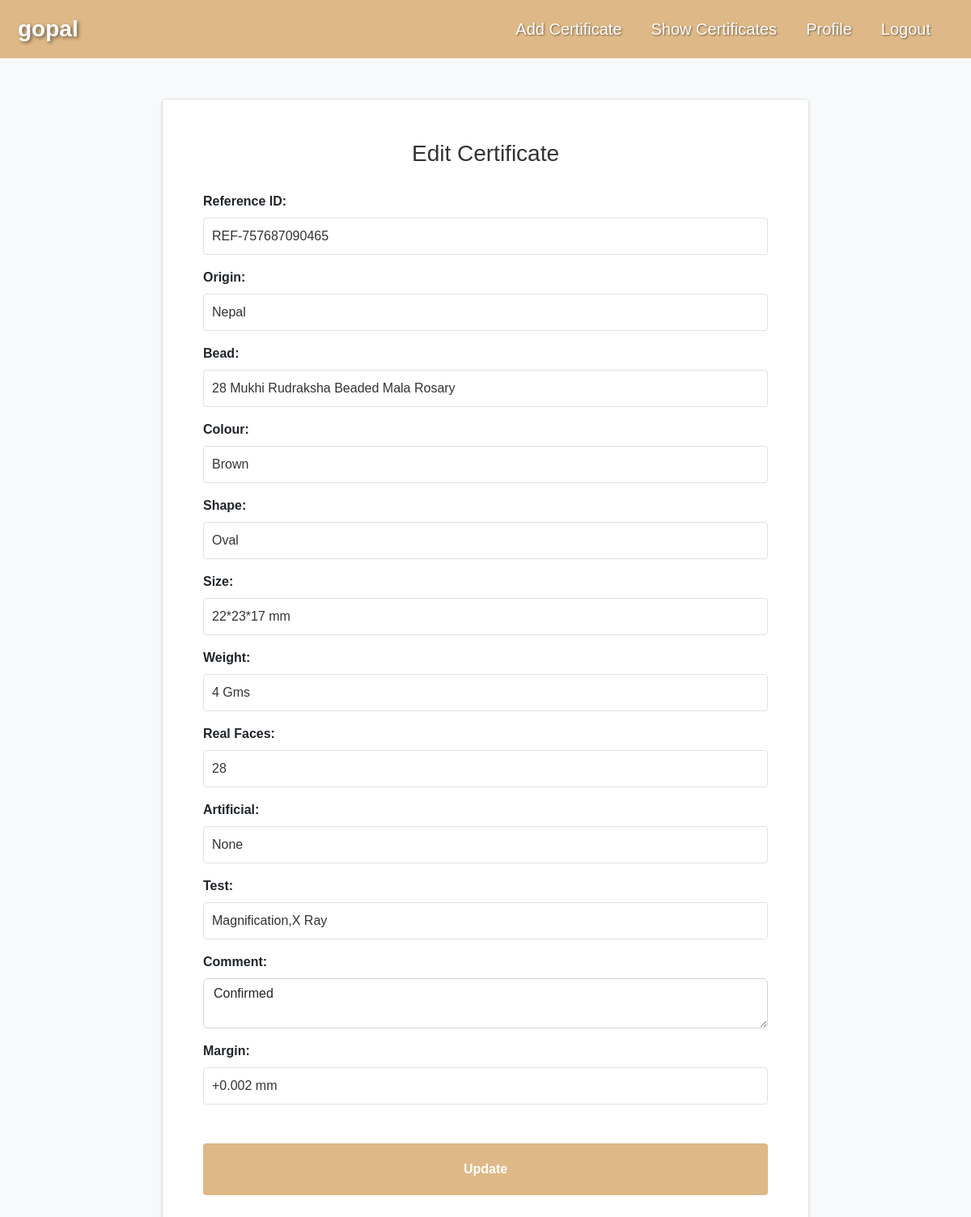
Screenshot of /admin/edit.php?id=8 (signed in) with the database file from the repository.
### tables this page shows
CREATE TABLE `certificates` (
  `id` int(11) NOT NULL,
  `ref_id` varchar(200) NOT NULL,
  `img` varchar(200) NOT NULL,
  `origin` varchar(300) NOT NULL,
  `bead` varchar(300) NOT NULL,
  `colour` varchar(200) NOT NULL,
  `shape` varchar(300) NOT NULL,
  `size` varchar(200) NOT NULL,
  `weight` varchar(200) NOT NULL,
  `real_faces` varchar(300) NOT NULL,
  `artificial` varchar(200) NOT NULL,
  `test` varchar(300) NOT NULL,
  `comment` varchar(200) NOT NULL,
  `margin` varchar(300) NOT NULL
);

### admin/edit.php (the view, shortened to what this page needs)
<?php
require_once('conn.php');
if (isset($_GET['id'])) {
  $id = $_GET['id'];
  $stmt = $conn->prepare("SELECT * FROM certificates WHERE id = ?");
  $stmt->bind_param("i", $id);
  $stmt->execute();
  $result = $stmt->get_result();
  $certificate = $result->fetch_assoc();
} else {
  echo "ID parameter is missing.";
  exit;
}
?>
<!DOCTYPE html>
<html lang="en">
<head>
  <link href="https://cdn.jsdelivr.net/npm/bootstrap@5.2.3/dist/css/bootstrap.min.css" rel="stylesheet">
  <link rel="stylesheet" href="nav.css">
</head>
<body>
  <?php include('nav.php'); ?>
  <div class="container">
    <h2>Edit Certificate</h2>
    <form method="POST">
      <div class="mb-3">
        <label for="id" class="form-label">Reference ID:</label>
        <input type="text" class="form-control" id="id" name="id" value="<?php echo $certificate['ref_id']; ?>" required>
      </div>
      <div class="mb-3">
        <label for="origin" class="form-label">Origin:</label>
        <input type="text" class="form-control" id="origin" name="origin" value="<?php echo $certificate['origin']; ?>" required>
      </div>
      <div class="mb-3">
        <label for="bead" class="form-label">Bead:</label>
        <input type="text" class="form-control" id="bead" name="bead" value="<?php echo $certificate['bead']; ?>" required>
      </div>
      <div class="mb-3">
        <label for="colour" class="form-label">Colour:</label>
        <input type="text" class="form-control" id="colour" name="colour" value="<?php echo $certificate['colour']; ?>" required>
      </div>
      <div class="mb-3">
        <label for="shape" class="form-label">Shape:</label>
        <input type="text" class="form-control" id="shape" name="shape" value="<?php echo $certificate['shape']; ?>" required>
      </div>
      <div class="mb-3">
        <label for="size" class="form-label">Size:</label>
        <input type="text" class="form-control" id="size" name="size" value="<?php echo $certificate['size']; ?>" required>
      </div>
      <div class="mb-3">
        <label for="weight" class="form-label">Weight:</label>
        <input type="text" class="form-control" id="weight" name="weight" value="<?php echo $certificate['weight']; ?>" required>
      </div>
      <div class="mb-3">
        <label for="real_faces" class="form-label">Real Faces:</label>
        <input type="text" class="form-control" id="real_faces" name="real_faces" value="<?php echo $certificate['real_faces']; ?>" required>
      </div>
      <div class="mb-3">
        <label for="artificial" class="form-label">Artificial:</label>
        <input type="text" class="form-control" id="artificial" name="artificial" value="<?php echo $certificate['artificial']; ?>" required>
      </div>
      <div class="mb-3">
        <label for="test" class="form-label">Test:</label>
        <input type="text" class="form-control" id="test" name="test" value="<?php echo $certificate['test']; ?>" required>
      </div>
      <div class="mb-3">
        <label for="comment" class="form-label">Comment:</label>
        <textarea class="form-control" id="comment" name="comment" required><?php echo $certificate['comment']; ?></textarea>
      </div>
      <div class="mb-3">
        <label for="margin" class="form-label">Margin:</label>
        <input type="text" class="form-control" id="margin" name="margin" value="<?php echo $certificate['margin']; ?>" required>
      </div>
      <div class="text-center">
        <button type="submit" class="btn-submit mt-5" name="update">Update</button>
      </div>
    </form>
  </div>
</body>
</html>

### admin/edit.php (style rules this page uses)
input[type="text"], textarea { width: 100%; padding: 10px; border: 1px solid #dee2e6; border-radius: 4px; transition: border-color 0.15s ease-in-out, box-shadow 0.15s ease-in-out; font-size: 16px; color: #333333; }
body { background-color: #f8f9fa; font-family: Arial, sans-serif; }
.container { max-width: 800px; margin: 0 auto; padding: 50px; background-color: #ffffff; border: 1px solid #dee2e6; border-radius: 5px; margin-top: 50px; box-shadow: 0 2px 4px rgba(0, 0, 0, 0.1); }
h2 { text-align: center; margin-bottom: 30px; font-size: 28px; color: #333333; }
.form-label { font-weight: bold; }
.btn-submit { display: block; width: 100%; padding: 20px; border-radius: 4px; background-color: burlywood !important; color: #ffffff; font-weight: bold; border: none; cursor: pointer; transition: background 0.3s ease; font-size: 16px; }

### rows the page displays
certificates: id "REF-757687090465", origin "Nepal", bead "28 Mukhi Rudraksha Beaded Mala Rosary", colour "Brown", shape "Oval", size "22*23*17 mm", weight "4 Gms", real_faces "28", artificial "None", test "Magnification,X Ray", comment "Confirmed", margin "+0.002 mm"

### other values shown
$_SESSION['username'] "gopal"
